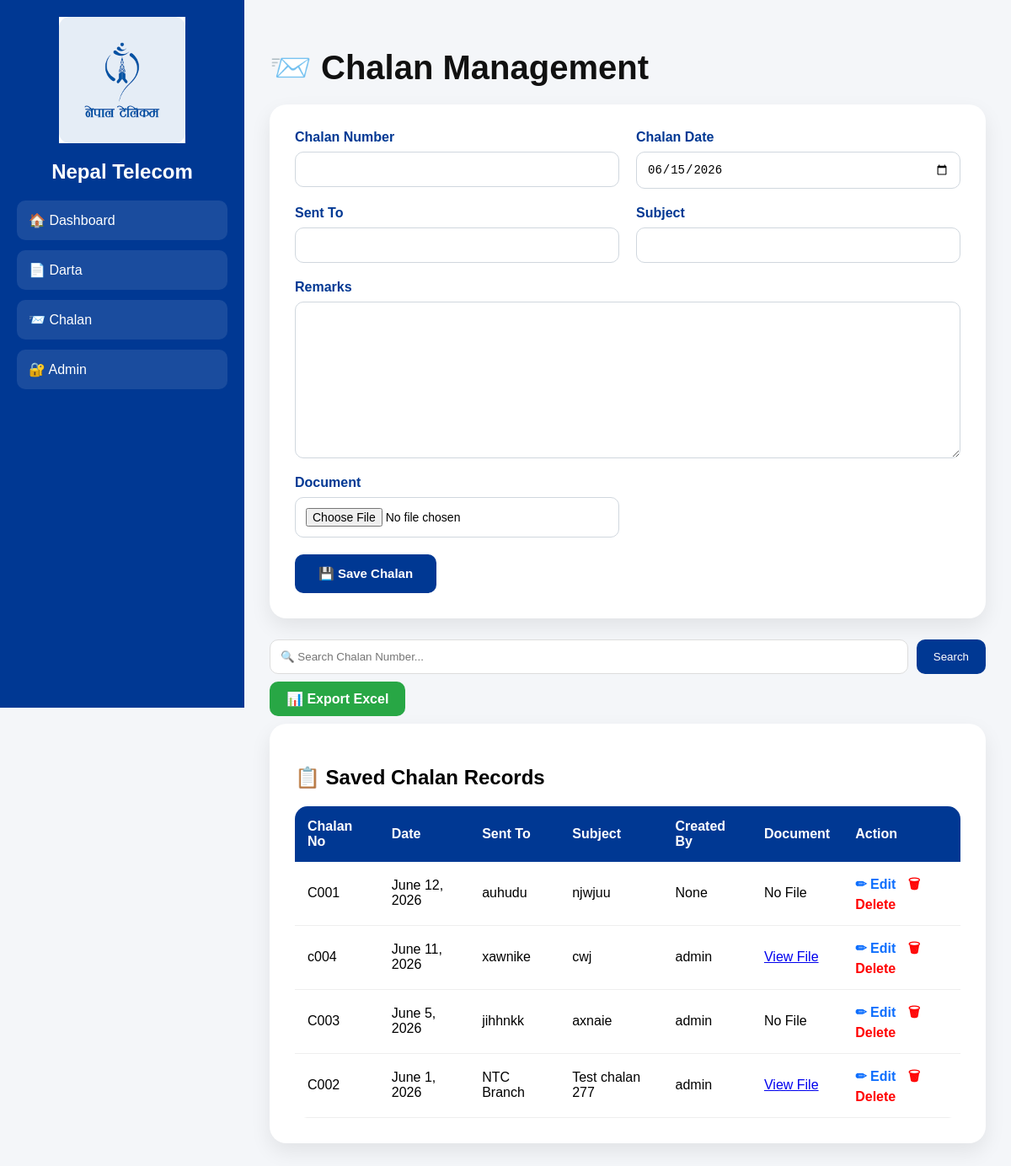
Page /chalan/ (signed in) on the committed database.
### records/models.py (models this page shows, shortened)
class Chalan(models.Model):
    chalan_no = models.CharField(max_length=100)
    chalan_date = models.DateField()
    sent_to = models.CharField(max_length=255)
    subject = models.CharField(max_length=255)
    remarks = models.TextField(blank=True)
    created_by = models.ForeignKey(
        User,
        on_delete=models.SET_NULL,
        null=True
    )
    created_at = models.DateTimeField(auto_now_add=True)
    updated_at = models.DateTimeField(auto_now=True)
    document = models.FileField(
    upload_to='chalan_documents/',
    blank=True,
    null=True
)

### records/views.py (the view)
# urls.py: path('chalan/', views.chalan_list, name='chalan_list'),
@login_required
def chalan_list(request):
    if request.method == 'POST':
        form = ChalanForm(request.POST, request.FILES)
        if form.is_valid():
            chalan = form.save(commit=False)
            chalan.created_by = request.user
            chalan.save()
            ActivityLog.objects.create(
                action=f"{request.user.username} added Chalan {chalan.chalan_no}"
                )
            return redirect('chalan_list')
    else:
        form = ChalanForm()
    search = request.GET.get('search')
    if search:
        chalans = Chalan.objects.filter(
            chalan_no__icontains=search
        ).order_by('-id')
    else:
        chalans = Chalan.objects.all().order_by('-id')
    return render(
        request,
        'chalan_list.html',
        {
            'form': form,
            'chalans': chalans,
            'search': search
        }
    )

### records/forms.py
class ChalanForm(forms.ModelForm):
    chalan_date = forms.DateField(
        initial=timezone.now().date,
        widget=forms.DateInput(attrs={'type': 'date'})
    )
    class Meta:
        model = Chalan
        exclude = ['created_by']

### templates/chalan_list.html (shortened to what this page needs)
<!DOCTYPE html>
<html>
<head>
</head>
<body>
<div class="sidebar">
<img src="/media/logo.png" class="logo">
<h2>Nepal Telecom</h2>
<a href="/">🏠 Dashboard</a>
<a href="/darta/">📄 Darta</a>
<a href="/chalan/">📨 Chalan</a>
<a href="/admin/">🔐 Admin</a>
</div>
<div class="main">
<h1 class="page-title">📨 Chalan Management</h1>
<div class="card">
    <form method="POST" enctype="multipart/form-data">
        <div class="form-grid">
            <div class="form-group">
                <label>Chalan Number</label>
                {{ form.chalan_no }}
            </div>
            <div class="form-group">
                <label>Chalan Date</label>
                {{ form.chalan_date }}
            </div>
            <div class="form-group">
                <label>Sent To</label>
                {{ form.sent_to }}
            </div>
            <div class="form-group">
                <label>Subject</label>
                {{ form.subject }}
            </div>
        </div>
        <div class="form-group full-width">
            <label>Remarks</label>
            {{ form.remarks }}
        </div>
        <div class="form-grid">
            <div class="form-group">
                <label>Document</label>
                {{ form.document }}
            </div>
        </div>
        <button type="submit" class="save-btn">
            💾 Save Chalan
        </button>
    </form>
</div>
<div class="search-box">
    <form method="GET" style="display:flex;width:100%;gap:10px;">
        <input
            type="text"
            name="search"
            placeholder="🔍 Search Chalan Number..."
            value="{{ search|default:'' }}"
        >
        <button type="submit">
            Search
        </button>
    </form>
</div>
<div style="margin-bottom:20px;">
    <a href="/export-chalan/"
    style="
    background:#28a745;
    color:white;
    padding:12px 20px;
    text-decoration:none;
    border-radius:10px;
    font-weight:bold;
    ">
    📊 Export Excel
    </a>
</div>
<div class="card">
    <h2>📋 Saved Chalan Records</h2>
    <table>
        <tr>
            <th>Chalan No</th>
            <th>Date</th>
            <th>Sent To</th>
            <th>Subject</th>
            <th>Created By</th>
            <th>Document</th>
            <th>Action</th>
        </tr>
        {% for chalan in chalans %}
        <tr>
            <td>{{ chalan.chalan_no }}</td>
            <td>{{ chalan.chalan_date }}</td>
            <td>{{ chalan.sent_to }}</td>
            <td>{{ chalan.subject }}</td>
            <td>{{ chalan.created_by }}</td>
            <td>
                {% if chalan.document %}
                <a href="{{ chalan.document.url }}" target="_blank">
                    View File
                </a>
                {% else %}
                No File
                {% endif %}
            </td>
            <td>
                {% if user.is_superuser %}
                <a class="action-btn edit"
                href="/chalan/edit/{{ chalan.id }}/">
                ✏ Edit
            </a>
            <a class="action-btn delete"
            href="/chalan/delete/{{ chalan.id }}/"
            onclick="return confirm('Are you sure?')">
            🗑 Delete
        </a>
        {% else %}
         No Permission
         {% endif %}
        </td>
        </tr>
        {% endfor %}
    </table>
</div>
</div>
</body>
</html>

### templates/chalan_list.html (style rules this page uses)
body { margin:0; font-family:Arial, sans-serif; background:#f4f6f9; }
.sidebar { width:250px; height:100vh; background:#003893; position:fixed; color:white; padding:20px; }
.logo { width:150px; display:block; margin:auto; margin-bottom:15px; }
.sidebar h2 { text-align:center; }
.sidebar a { display:block; color:white; text-decoration:none; padding:14px; margin-top:12px; background:rgba(255,255,255,0.10); border-radius:10px; transition:0.3s; }
.main { margin-left:290px; padding:30px; }
.page-title { font-size:40px; margin-bottom:20px; color:#111; }
.card { background:white; padding:30px; border-radius:20px; box-shadow:0 10px 25px rgba(0,0,0,0.08); margin-bottom:25px; }
.form-grid { display:grid; grid-template-columns:1fr 1fr; gap:20px; margin-bottom:20px; }
.form-group { display:flex; flex-direction:column; }
.form-group label { font-weight:bold; color:#003893; margin-bottom:8px; }
.form-group input, .form-group select, .form-group textarea { padding:12px; border:1px solid #d0d7de; border-radius:10px; font-size:14px; }
.form-group textarea { min-height:120px; }
.full-width { margin-bottom:20px; }
.save-btn { background:#003893; color:white; border:none; padding:14px 28px; border-radius:10px; font-size:15px; font-weight:bold; cursor:pointer; }
.search-box { display:flex; gap:10px; margin-bottom:20px; }
.search-box input { flex:1; padding:12px; border:1px solid #ddd; border-radius:10px; }
.search-box button { background:#003893; color:white; border:none; padding:12px 20px; border-radius:10px; cursor:pointer; }
table { width:100%; border-collapse:collapse; background:white; overflow:hidden; border-radius:15px; }
th { background:#003893; color:white; padding:15px; text-align:left; }
td { padding:15px; border-bottom:1px solid #eee; }
.action-btn { text-decoration:none; font-weight:bold; margin-right:10px; }
.edit { color:#0d6efd; }
.delete { color:red; }

### rows in the picture
Chalan: chalan_no "C001", chalan_date "June 12, 2026", sent_to "auhudu", subject "njwjuu", created_by "None", document "No File"
Chalan: chalan_no "c004", chalan_date "June 11, 2026", sent_to "xawnike", subject "cwj", created_by "admin"
Chalan: chalan_no "C003", chalan_date "June 5, 2026", sent_to "jihhnkk", subject "axnaie", created_by "admin", document "No File"
Chalan: chalan_no "C002", chalan_date "June 1, 2026", sent_to "NTC Branch", subject "Test chalan 277", created_by "admin"
